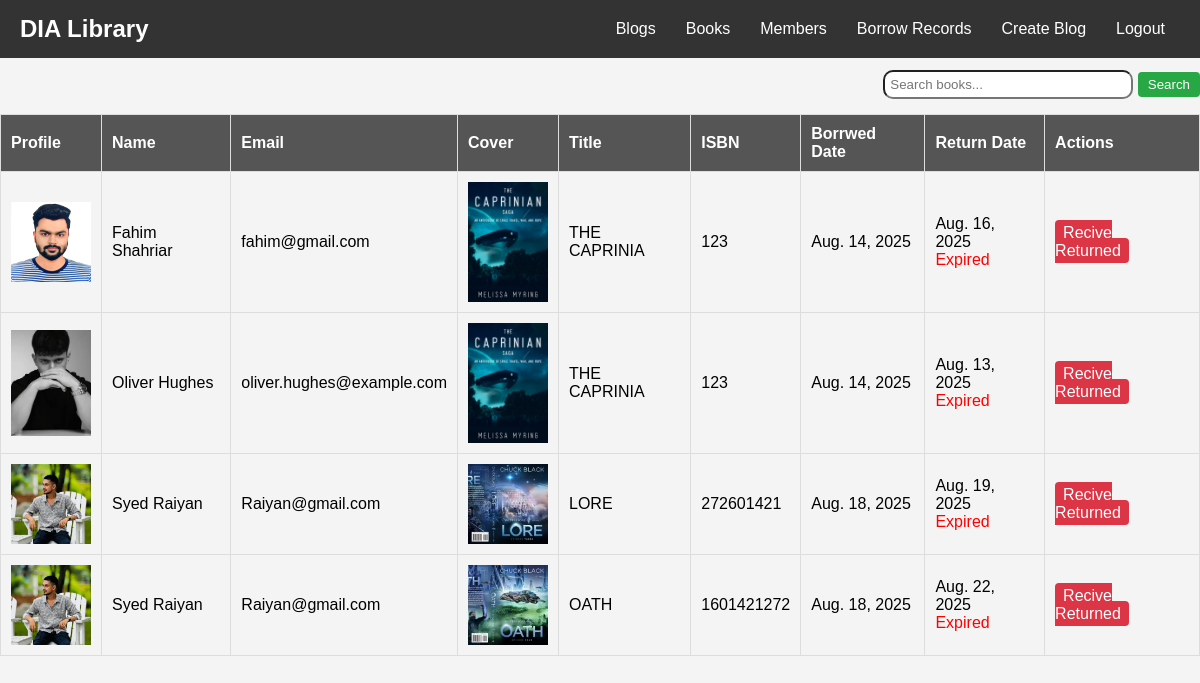
The app's page /borrwed/book/list/ (signed in) with its own data.
### library/models.py (models this page shows, shortened)
class BorrowRecord(models.Model):
    member = models.ForeignKey(Member, on_delete=models.CASCADE)
    book = models.ForeignKey(Book, on_delete=models.CASCADE)
    borrow_date = models.DateField(auto_now_add=True)
    return_date = models.DateField(null=True, blank=True)
    is_returned = models.BooleanField(default=False)

class Member(models.Model):
    name = models.CharField(max_length=100)
    email = models.EmailField(unique=True)
    phone = models.IntegerField(max_length=15, null=True, blank=True)
    joined_date = models.DateField(auto_now_add=True)
    member_image = models.ImageField(upload_to='members_photo/', null=True, blank=True)

class Book(models.Model):
    title = models.CharField(max_length=100)
    author = models.CharField(max_length=100)
    isbn = models.IntegerField(max_length=13, unique=True)
    quantity = models.IntegerField()
    cover_image = models.ImageField(upload_to='bookk_cover/', blank=True, null=True)

### library/views.py (the view)
# urls.py: path('borrwed/book/list/', views.borrwed_book_list, name='borrwed_book_list'),
@login_required
def borrwed_book_list(request):
    query = request.GET.get('q', '')
    today = timezone.now().date()
    if query:
        borrwed_books = BorrowRecord.objects.filter(
            Q(member__name__icontains=query)|
            Q(member__email__icontains=query)|
            Q(book__title__icontains=query)|
            Q(book__isbn__icontains=query)
        ).select_related('member', 'book')
    else:
        borrwed_books  = BorrowRecord.objects.all().select_related('member', 'book')
    return render(request, 'library/borrow_book_list.html', {'borrwed_books': borrwed_books, 'query': query, 'today': today})

### library/templates/library/borrow_book_list.html (shortened to what this page needs)
{% extends 'base.html' %}
{% load tz %}
{% block content %}
<div class="content_container">
    <div class="top_content">
        <div class="search_bar">
            <form method="GET" action="{% url 'borrwed_book_list' %}">
                <input type="text" name="q" placeholder="Search books..." value="{{ query }}">
                <button type="submit" class="btn">Search</button>
            </form>
        </div>
    </div>
    <table>
        <tr>
            <th>Profile</th>
            <th>Name</th>
            <th>Email</th>
            <th>Cover</th>
            <th>Title</th>
            <th>ISBN</th>
            <th>Borrwed Date</th>
            <th>Return Date</th>
            <th>Actions</th>
        </tr>
        {% for borrwed_book in borrwed_books %}
        {% if not borrwed_book.is_returned %}
            <tr>
            <td>
                {% if borrwed_book.member.member_image %}
                    <img src="{{ borrwed_book.member.member_image.url }}" alt="{{ book.title }}" width="80" style= "display:block; margin: 0 auto;"/>
                {% else %}
                    No Image
                {% endif %}
            </td>
            <td>{{ borrwed_book.member.name }}</td>
            <td>{{ borrwed_book.member.email }}</td>
            <td>
                {% if borrwed_book.book.cover_image %}
                    <img src="{{ borrwed_book.book.cover_image.url }}" alt="{{ book.title }}" width="80" style= "display:block; margin: 0 auto;"/>
                {% else %}
                    No Image
                {% endif %}
            </td>
            <td>{{ borrwed_book.book.title }}</td>
            <td>{{ borrwed_book.book.isbn }}</td>
            <td>{{ borrwed_book.borrow_date }}</td>
            <td>
                {% if borrwed_book.return_date %}
                    {{ borrwed_book.return_date }}
                    {% if not borrwed_book.is_returned and borrwed_book.return_date < today %}
                        <br><span style="color: red;" >Expired</span>
                    {% endif %}
                {% else %}
                    Not Set
                {% endif %}
            </td>
            <td>
                <a href="{% url 'return_receive' borrwed_book.id %}" class="btn-delete">Recive Returned</a>
            </td>
        {% endif %}
        </tr>
        {% empty %}
        <tr><td colspan="5" style="text-align: center;">No borrow list found</td></tr>
        {% endfor %}
    </table>
</div>
{% endblock %}

### static/style.css (style rules this page uses)
* { margin: 0; padding: 0; box-sizing: border-box; }
body { font-family: Arial, Helvetica, sans-serif; background-color: #f4f4f4; }
.content_container { margin-top: 60px; }
.top_content { display: flex; justify-content: space-between; }
.top_content a, input, button { margin-top: 10px; }
.search_bar button { cursor: pointer; }
.search_bar input { padding: 5px; width: 250px; border-radius: 10px; }
.content_container table { width: 100%; border-collapse: collapse; margin-top: 15px; }
.content_container table, th, td { border: 1px solid #ddd; }
.content_container th { background: #555; color: white; }
.content_container td, th { padding: 10px; text-align: left; }
.btn { display: inline-block; background: #28a745; color: white; padding: 5px 10px; text-decoration: none; border-radius: 4px; border: none; }
.btn-delete { background: #dc3545; color: white; padding: 4px 8px; text-decoration: none; border-radius: 4px; }

### records on screen
BorrowRecord: member.member_image (picture), member.name "Fahim Shahriar", member.email "fahim@gmail.com", book.cover_image (picture), book "THE CAPRINIA", book.isbn "123", borrow_date "Aug. 14, 2025", return_date "Aug. 16, 2025", is_returned "Expired"
BorrowRecord: member.member_image (picture), member.name "Oliver Hughes", member.email "oliver.hughes@example.com", book.cover_image (picture), book "THE CAPRINIA", book.isbn "123", borrow_date "Aug. 14, 2025", return_date "Aug. 13, 2025", is_returned "Expired"
BorrowRecord: member.member_image (picture), member.name "Syed Raiyan", member.email "Raiyan@gmail.com", book.cover_image (picture), book "LORE", book.isbn "272601421", borrow_date "Aug. 18, 2025", return_date "Aug. 19, 2025", is_returned "Expired"
BorrowRecord: member.member_image (picture), member.name "Syed Raiyan", member.email "Raiyan@gmail.com", book.cover_image (picture), book "OATH", book.isbn "1601421272", borrow_date "Aug. 18, 2025", return_date "Aug. 22, 2025", is_returned "Expired"
